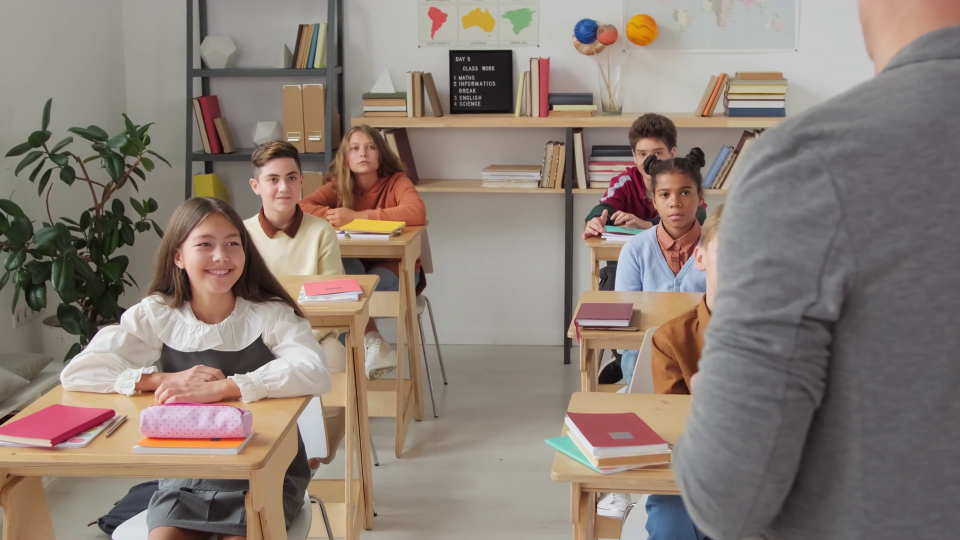
#> input picture frame 25 of AI Video Analyzer/assets/215475_small.mp4, 1920 x 1080 px (shown at 1/2 size)
$ python fixed_analyzer.py
#> lines starting #> are read from the running program, lines starting #| are printed output that depends on the picture; after the words box and inside, x2 and y2 are one past the last pixel; in counts of white or black regions, pixels touching at a corner belong together
import cv2
import numpy as np
import csv
import pickle
import os
from collections import defaultdict, deque

class FixedStudentAnalyzer:
    def __init__(self):
        self.face_cascade = cv2.CascadeClassifier(cv2.data.haarcascades + 'haarcascade_frontalface_default.xml')
        self.eye_cascade = cv2.CascadeClassifier(cv2.data.haarcascades + 'haarcascade_eye.xml')

        if os.path.exists('hand_raise_model.pkl'):
            with open('hand_raise_model.pkl', 'rb') as f:
#> (reads AI Video Analyzer/hand_raise_model.pkl from the repository)
#> in process_video, first_frame is the input picture: shape (1080, 1920, 3); mean B, G, R 117.1, 126.1, 138.8
                self.hand_raise_model = pickle.load(f)
        else:
            self.hand_raise_model = None

        self.students = {}
        self.frame_count = 0
        self.max_students = 6  # Fixed number

    def extract_hand_features(self, frame, face_bbox):
        x, y, w, h = face_bbox
        above_h = int(h * 1.5)
        above_y = max(0, y - above_h)
        above_region = frame[above_y:y, max(0, x-w//2):min(frame.shape[1], x+w+w//2)]

        if above_region.size == 0:
            return None

        hsv = cv2.cvtColor(above_region, cv2.COLOR_BGR2HSV)
        lower_skin = np.array([0, 20, 70], dtype=np.uint8)
        upper_skin = np.array([20, 255, 255], dtype=np.uint8)
        skin_mask = cv2.inRange(hsv, lower_skin, upper_skin)

        features = [np.sum(skin_mask > 0) / skin_mask.size]

        vertical_profile = np.sum(skin_mask, axis=1)
        if len(vertical_profile) > 0:
            top = np.sum(vertical_profile[:len(vertical_profile)//3])
            mid = np.sum(vertical_profile[len(vertical_profile)//3:2*len(vertical_profile)//3])
            bot = np.sum(vertical_profile[2*len(vertical_profile)//3:])
            total = top + mid + bot
            features.extend([top/total if total > 0 else 0, mid/total if total > 0 else 0, bot/total if total > 0 else 0])
        else:
            features.extend([0, 0, 0])

        horizontal_profile = np.sum(skin_mask, axis=0)
        if len(horizontal_profile) > 0:
            left = np.sum(horizontal_profile[:len(horizontal_profile)//2])
            right = np.sum(horizontal_profile[len(horizontal_profile)//2:])
            total = left + right
            features.extend([left/total if total > 0 else 0.5, right/total if total > 0 else 0.5])
        else:
            features.extend([0.5, 0.5])

        gray_above = cv2.cvtColor(above_region, cv2.COLOR_BGR2GRAY)
        features.append(np.mean(gray_above) / 255.0)
        edges = cv2.Canny(gray_above, 50, 150)
        features.append(np.sum(edges > 0) / edges.size)
        features.append(above_region.shape[0] / above_region.shape[1] if above_region.shape[1] > 0 else 1)

        return np.array(features)

    def initialize_students(self, first_frame):
        """Initialize fixed student positions from first frame"""
        gray = cv2.cvtColor(first_frame, cv2.COLOR_BGR2GRAY)
        faces = self.face_cascade.detectMultiScale(gray, 1.1, 5, minSize=(30, 30))
#> faces = [[686, 265, 79, 79], [1302, 348, 99, 99], [509, 317, 106, 106], [362, 439, 141, 141]]

        # Sort faces left to right, top to bottom
        faces_sorted = sorted(faces, key=lambda f: (f[1], f[0]))
#> faces_sorted = [[686, 265, 79, 79], [509, 317, 106, 106], [1302, 348, 99, 99], [362, 439, 141, 141]]

        for i, (x, y, w, h) in enumerate(faces_sorted[:self.max_students]):
            student_id = f"Student_{i+1}"
            center = (x + w//2, y + h//2)
            self.students[student_id] = {
                'base_position': center,
                'positions': deque(maxlen=50),
                'eye_visibility': deque(maxlen=50),
                'movement': deque(maxlen=50),
                'engagement_score': deque(maxlen=50),
                'attention_score': deque(maxlen=50),
                'hand_raises': 0,
                'last_hand_raise': -100
            }
#> this loop made 4 passes
#> (x, y, w, h, student_id, center) on passes 1 to 4: (686, 265, 79, 79, 'Student_1', (725, 304)), (509, 317, 106, 106, 'Student_2', (562, 370)), (1302, 348, 99, 99, 'Student_3', (1351, 397)), (362, 439, 141, 141, 'Student_4', (432, 509))
#> after the loop, self.students = 4 items

        print(f"✓ Initialized {len(self.students)} students")
#| ✓ Initialized 4 students

    def match_face_to_student(self, face_center):
        """Match detected face to closest student"""
        min_dist = float('inf')
        matched_id = None

        for sid, data in self.students.items():
            dist = np.sqrt((face_center[0] - data['base_position'][0])**2 +
                          (face_center[1] - data['base_position'][1])**2)
            if dist < min_dist:
                min_dist = dist
                matched_id = sid

        return matched_id if min_dist < 150 else None

    def process_video(self, video_path, output_path):
        cap = cv2.VideoCapture(video_path)

        if not cap.isOpened():
            print(f"❌ Cannot open: {video_path}")
            return None

        fps = int(cap.get(cv2.CAP_PROP_FPS))
        width = int(cap.get(cv2.CAP_PROP_FRAME_WIDTH))
        height = int(cap.get(cv2.CAP_PROP_FRAME_HEIGHT))
        total_frames = int(cap.get(cv2.CAP_PROP_FRAME_COUNT))

        fourcc = cv2.VideoWriter_fourcc(*'mp4v')
        out = cv2.VideoWriter(output_path, fourcc, fps, (width, height))

        print(f"🎬 Processing: {video_path}")

        # Initialize students from first frame
        ret, first_frame = cap.read()
        if ret:
            self.initialize_students(first_frame)
            cap.set(cv2.CAP_PROP_POS_FRAMES, 0)

        while cap.isOpened():
            ret, frame = cap.read()
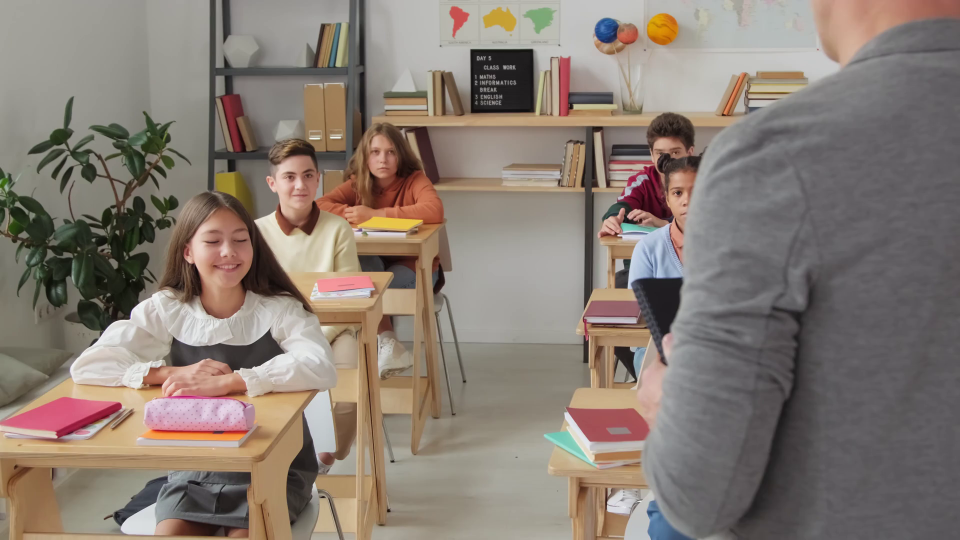
#> input picture frame 0 of AI Video Analyzer/assets/215475_small.mp4, 1920 x 1080 px (shown at 1/2 size)
#> frame is the input picture: shape (1080, 1920, 3); mean B, G, R 114.9, 123.9, 135.5
            if not ret:
                break

            self.frame_count += 1
            gray = cv2.cvtColor(frame, cv2.COLOR_BGR2GRAY)
            faces = self.face_cascade.detectMultiScale(gray, 1.1, 5, minSize=(30, 30))
#> faces = [[723, 274, 80, 80], [1327, 352, 86, 86], [542, 311, 110, 110], [376, 428, 144, 144]]

            # Track which students were detected this frame
            detected_students = set()

            for (x, y, w, h) in faces:
                center = (x + w//2, y + h//2)
                student_id = self.match_face_to_student(center)

                if student_id and student_id not in detected_students:
                    detected_students.add(student_id)
                    data = self.students[student_id]

                    data['positions'].append(center)

                    if len(data['positions']) > 1:
                        prev_pos = data['positions'][-2]
                        movement = np.sqrt((center[0] - prev_pos[0])**2 + (center[1] - prev_pos[1])**2)
                        data['movement'].append(movement)

                    face_roi = gray[y:y+h, x:x+w]
                    eyes = self.eye_cascade.detectMultiScale(face_roi, 1.1, 3)
                    data['eye_visibility'].append(1 if len(eyes) >= 2 else 0)

                    # Hand raise detection
                    hand_raised = False
                    if self.hand_raise_model:
                        features = self.extract_hand_features(frame, (x, y, w, h))
                        if features is not None:
                            pred = self.hand_raise_model.predict([features])[0]
                            prob = self.hand_raise_model.predict_proba([features])[0][1]
                            hand_raised = pred == 1 and prob > 0.6

                            if hand_raised and (self.frame_count - data['last_hand_raise']) > 30:
                                data['hand_raises'] += 1
                                data['last_hand_raise'] = self.frame_count

                    # Calculate scores
                    eye_score = np.mean(data['eye_visibility']) * 100 if data['eye_visibility'] else 0

                    if len(data['movement']) > 5:
                        avg_movement = np.mean(list(data['movement'])[-10:])
                        movement_score = max(0, 100 - avg_movement * 2)
                    else:
                        movement_score = 50

                    engagement = eye_score * 0.7 + movement_score * 0.3

                    if len(data['positions']) >= 10:
                        recent = list(data['positions'])[-10:]
                        x_var = np.var([p[0] for p in recent])
                        y_var = np.var([p[1] for p in recent])
                        attention = max(0, 100 - (x_var + y_var) / 10)
                    else:
                        attention = 50

                    data['engagement_score'].append(engagement)
                    data['attention_score'].append(attention)

                    # Draw
                    color = (0, 255, 0) if engagement > 60 else (0, 165, 255) if engagement > 40 else (0, 0, 255)
                    cv2.rectangle(frame, (x, y), (x+w, y+h), color, 2)
                    cv2.putText(frame, student_id.replace('Student_', 'S'), (x, y-10),
                               cv2.FONT_HERSHEY_SIMPLEX, 0.5, color, 2)

                    status = "Engaged" if engagement > 60 else "Moderate" if engagement > 40 else "Distracted"
                    cv2.putText(frame, status, (x, y+h+15), cv2.FONT_HERSHEY_SIMPLEX, 0.4, color, 1)

                    if hand_raised:
                        cv2.putText(frame, "HAND UP!", (x, y+h+30),
                                   cv2.FONT_HERSHEY_SIMPLEX, 0.4, (0, 255, 255), 2)
#> this loop made 4 passes
#> (center, student_id, eyes, above_h in extract_hand_features) on passes 1 to 3: ((763, 314), 'Student_1', [[14, 16, 28, 28], [46, 20, 24, 24]], 120), ((1370, 395), 'Student_3', [[13, 17, 33, 33], [30, 46, 23, 23]], 129), ((597, 366), 'Student_2', [[60, 27, 27, 27], [24, 28, 30, 30]], 165)
#> (center, student_id, above_h in extract_hand_features, above_y in extract_hand_features) on pass 4: ((448, 500), 'Student_4', 216, 212)
#> pass 1, in extract_hand_features, `above_region = frame[above_y:y, max(0, x-w//2):min(frame.shape[1], x+w..`:
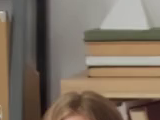
#> above_region: shape (120, 160, 3); mean B, G, R 97.3, 111.7, 125.2
#> pass 1, in extract_hand_features, `skin_mask = cv2.inRange(hsv, lower_skin, upper_skin)`:
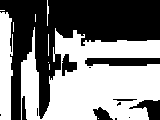
#> skin_mask: shape (120, 160); 51% white; 13 black regions (6 under 20 px), largest, box (x1, y1, x2, y2) and area: (0, 0, 160, 120) 8050, (85, 58, 160, 66) 534, (129, 100, 160, 120) 322
#> after the loop:
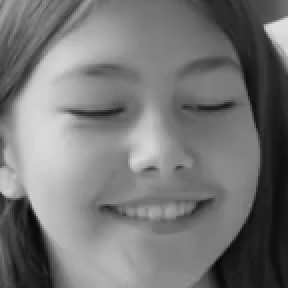
#> face_roi: shape (144, 144) (shown 2 times larger); min 6, max 223, mean 117.6
#> after the loop:
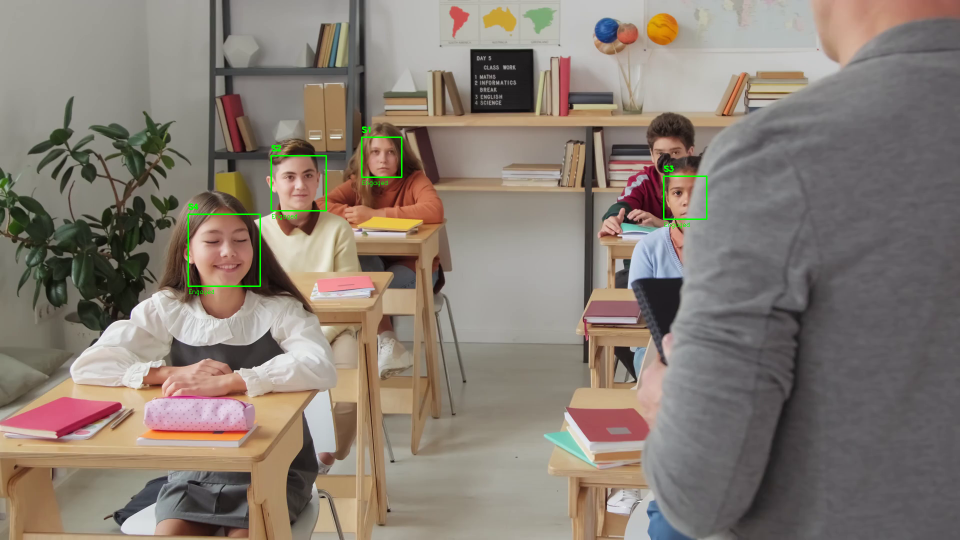
#> frame: shape (1080, 1920, 3) (shown at 1/2 size); 0.3% of pixels changed, all inside (x1, y1, x2, y2) = (375, 253, 1415, 591)
#> after the loop, detected_students = 4 items

            # Draw stats
            overlay = frame.copy()
            cv2.rectangle(overlay, (10, 10), (300, 120), (0, 0, 0), -1)
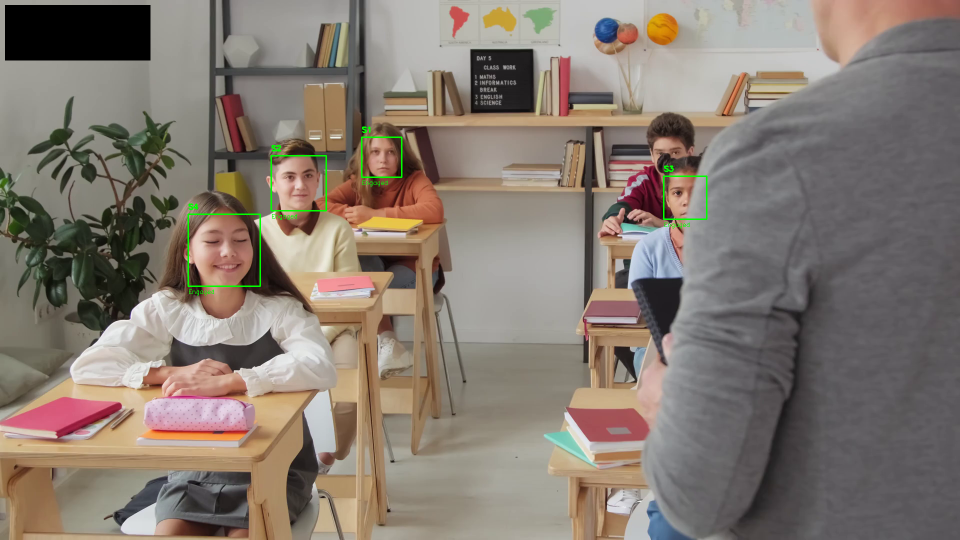
#> overlay: shape (1080, 1920, 3) (shown at 1/2 size); 1.56% of pixels changed, all inside (x1, y1, x2, y2) = (10, 10, 301, 121)
            cv2.addWeighted(overlay, 0.6, frame, 0.4, 0, frame)

            cv2.putText(frame, f"Students: {len(self.students)}", (20, 35),
                       cv2.FONT_HERSHEY_SIMPLEX, 0.6, (255, 255, 255), 2)
#> frame: shape (1080, 1920, 3); mean B, G, R 113.3, 123, 133.7

            avg_eng = np.mean([np.mean(d['engagement_score']) for d in self.students.values() if d['engagement_score']])
#> avg_eng = 85
            avg_att = np.mean([np.mean(d['attention_score']) for d in self.students.values() if d['attention_score']])
#> avg_att = 50
            total_hands = sum(d['hand_raises'] for d in self.students.values())
#> total_hands = 0

            cv2.putText(frame, f"Avg Engagement: {avg_eng:.1f}%", (20, 60),
                       cv2.FONT_HERSHEY_SIMPLEX, 0.5, (0, 255, 0), 2)
            cv2.putText(frame, f"Avg Attention: {avg_att:.1f}%", (20, 85),
                       cv2.FONT_HERSHEY_SIMPLEX, 0.5, (255, 255, 0), 2)
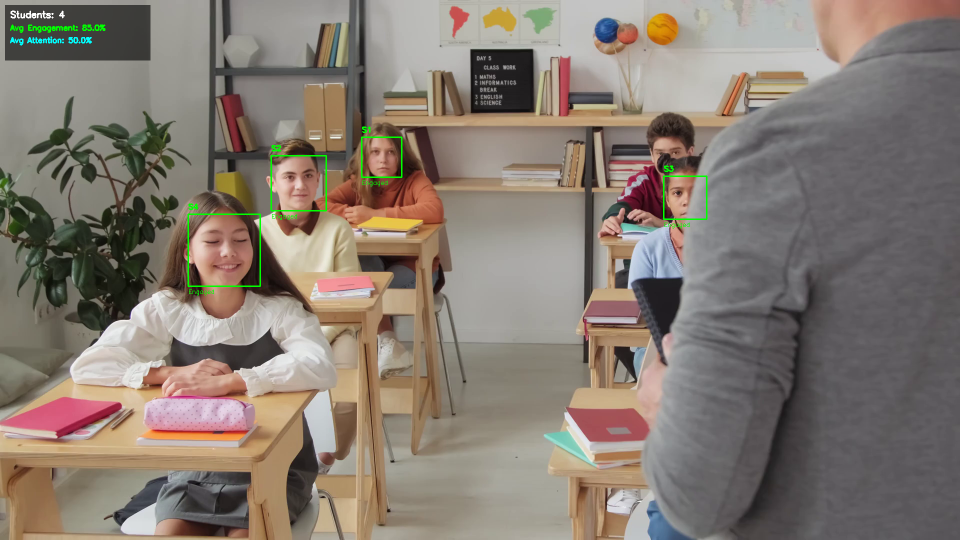
#> frame: shape (1080, 1920, 3) (shown at 1/2 size); mean B, G, R 113.4, 123.2, 133.7
            cv2.putText(frame, f"Hand Raises: {total_hands}", (20, 110),
                       cv2.FONT_HERSHEY_SIMPLEX, 0.5, (0, 255, 255), 2)
#> frame: shape (1080, 1920, 3); 0.04% of pixels changed, all inside (x1, y1, x2, y2) = (21, 98, 141, 112)

            out.write(frame)

            if self.frame_count % 30 == 0:
                print(f"Progress: {(self.frame_count/total_frames)*100:.1f}%", end='\r')

        cap.release()
        out.release()

        print(f"\n✅ Complete! Output: {output_path}")
        return self.generate_report(fps, total_frames)

    # [70 lines left out: functions generate_report, save_report, display_video, not called in this run]


if __name__ == "__main__":
    print("🎓 Fixed Student Analyzer (6 Students)")
    print("=" * 60)

    analyzer = FixedStudentAnalyzer()
    report = analyzer.process_video("assets/215475_small.mp4", "output_fixed.mp4")

    if report:
        analyzer.save_report(report, "student_scores.csv")

        print("\n" + "=" * 60)
        print("📊 RESULTS")
        print("=" * 60)
        print(f"Students: {report['total_students']}")
        for s in report['students']:
            print(f"{s['student_id']}: Engagement={s['engagement_score']}%, Attention={s['attention_score']}%, Hands={s['hand_raises']}")
        print("=" * 60)

        input("\nPress ENTER to play video...")
        analyzer.display_video("output_fixed.mp4")
